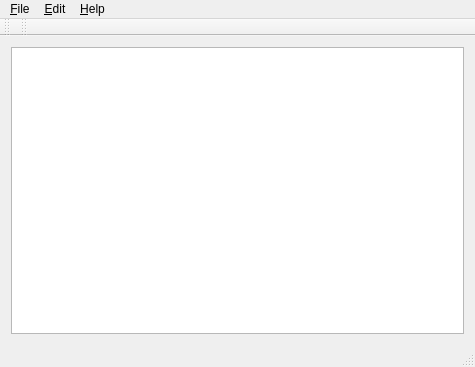
<?xml version="1.0" encoding="UTF-8"?>
<ui version="4.0">
 <class>MainWindow</class>
 <widget class="QMainWindow" name="MainWindow">
  <property name="geometry">
   <rect>
    <x>0</x>
    <y>0</y>
    <width>475</width>
    <height>367</height>
   </rect>
  </property>
  <property name="windowTitle">
   <string>new file[*]</string>
  </property>
  <widget class="QWidget" name="centralWidget">
   <layout class="QGridLayout" name="gridLayout">
    <item row="0" column="0">
     <widget class="QPlainTextEdit" name="plainTextEdit"/>
    </item>
   </layout>
  </widget>
  <widget class="QMenuBar" name="menuBar">
   <property name="geometry">
    <rect>
     <x>0</x>
     <y>0</y>
     <width>475</width>
     <height>27</height>
    </rect>
   </property>
   <widget class="QMenu" name="menu_File">
    <property name="title">
     <string>&amp;File</string>
    </property>
    <addaction name="action_New"/>
    <addaction name="action_Open"/>
    <addaction name="action_Save"/>
    <addaction name="action_Save_as"/>
    <addaction name="separator"/>
    <addaction name="action_Close"/>
    <addaction name="action_Exit"/>
   </widget>
   <widget class="QMenu" name="menu_Edit">
    <property name="title">
     <string>&amp;Edit</string>
    </property>
    <addaction name="action_Cut"/>
    <addaction name="action_Copy"/>
    <addaction name="action_Parse"/>
    <addaction name="separator"/>
    <addaction name="actionSelect_All"/>
    <addaction name="action_Find"/>
   </widget>
   <widget class="QMenu" name="menu_Help">
    <property name="title">
     <string>&amp;Help</string>
    </property>
    <addaction name="actionAbout"/>
    <addaction name="actionAbout_Qt"/>
   </widget>
   <addaction name="menu_File"/>
   <addaction name="menu_Edit"/>
   <addaction name="menu_Help"/>
  </widget>
  <widget class="QToolBar" name="toolBar_1">
   <attribute name="toolBarArea">
    <enum>TopToolBarArea</enum>
   </attribute>
   <attribute name="toolBarBreak">
    <bool>false</bool>
   </attribute>
  </widget>
  <widget class="QStatusBar" name="statusBar"/>
  <widget class="QToolBar" name="toolBar_2">
   <property name="windowTitle">
    <string>toolBar</string>
   </property>
   <attribute name="toolBarArea">
    <enum>TopToolBarArea</enum>
   </attribute>
   <attribute name="toolBarBreak">
    <bool>false</bool>
   </attribute>
  </widget>
  <action name="action_New">
   <property name="icon">
    <iconset resource="src/easynotepad_src.qrc">
     <normaloff>:/images/new.png</normaloff>:/images/new.png</iconset>
   </property>
   <property name="text">
    <string>&amp;New</string>
   </property>
   <property name="whatsThis">
    <string>Set up a new text file.</string>
   </property>
  </action>
  <action name="action_Open">
   <property name="icon">
    <iconset resource="src/easynotepad_src.qrc">
     <normaloff>:/images/open.png</normaloff>:/images/open.png</iconset>
   </property>
   <property name="text">
    <string>&amp;Open..</string>
   </property>
   <property name="whatsThis">
    <string>Open an exist file.</string>
   </property>
  </action>
  <action name="action_Save">
   <property name="icon">
    <iconset resource="src/easynotepad_src.qrc">
     <normaloff>:/images/save.png</normaloff>:/images/save.png</iconset>
   </property>
   <property name="text">
    <string>&amp;Save</string>
   </property>
   <property name="whatsThis">
    <string>Save current file.</string>
   </property>
  </action>
  <action name="action_Save_as">
   <property name="text">
    <string>&amp;Save as..</string>
   </property>
   <property name="whatsThis">
    <string>Save current file as...</string>
   </property>
  </action>
  <action name="action_Exit">
   <property name="text">
    <string>&amp;Exit</string>
   </property>
   <property name="shortcut">
    <string>Ctrl+Q</string>
   </property>
  </action>
  <action name="action_Cut">
   <property name="icon">
    <iconset resource="src/easynotepad_src.qrc">
     <normaloff>:/images/cut.png</normaloff>:/images/cut.png</iconset>
   </property>
   <property name="text">
    <string>&amp;Cut</string>
   </property>
  </action>
  <action name="action_Copy">
   <property name="icon">
    <iconset resource="src/easynotepad_src.qrc">
     <normaloff>:/images/copy.png</normaloff>:/images/copy.png</iconset>
   </property>
   <property name="text">
    <string>&amp;Copy</string>
   </property>
  </action>
  <action name="action_Parse">
   <property name="icon">
    <iconset resource="src/easynotepad_src.qrc">
     <normaloff>:/images/paste.png</normaloff>:/images/paste.png</iconset>
   </property>
   <property name="text">
    <string>&amp;Parse</string>
   </property>
  </action>
  <action name="actionSelect_All">
   <property name="text">
    <string>Select All</string>
   </property>
  </action>
  <action name="actionAbout">
   <property name="text">
    <string>About</string>
   </property>
  </action>
  <action name="actionAbout_Qt">
   <property name="text">
    <string>About Qt</string>
   </property>
  </action>
  <action name="action_Close">
   <property name="text">
    <string>Close</string>
   </property>
  </action>
  <action name="action_Find">
   <property name="text">
    <string>&amp;Find</string>
   </property>
  </action>
 </widget>
 <layoutdefault spacing="6" margin="11"/>
 <resources>
  <include location="src/easynotepad_src.qrc"/>
 </resources>
 <connections/>
</ui>
